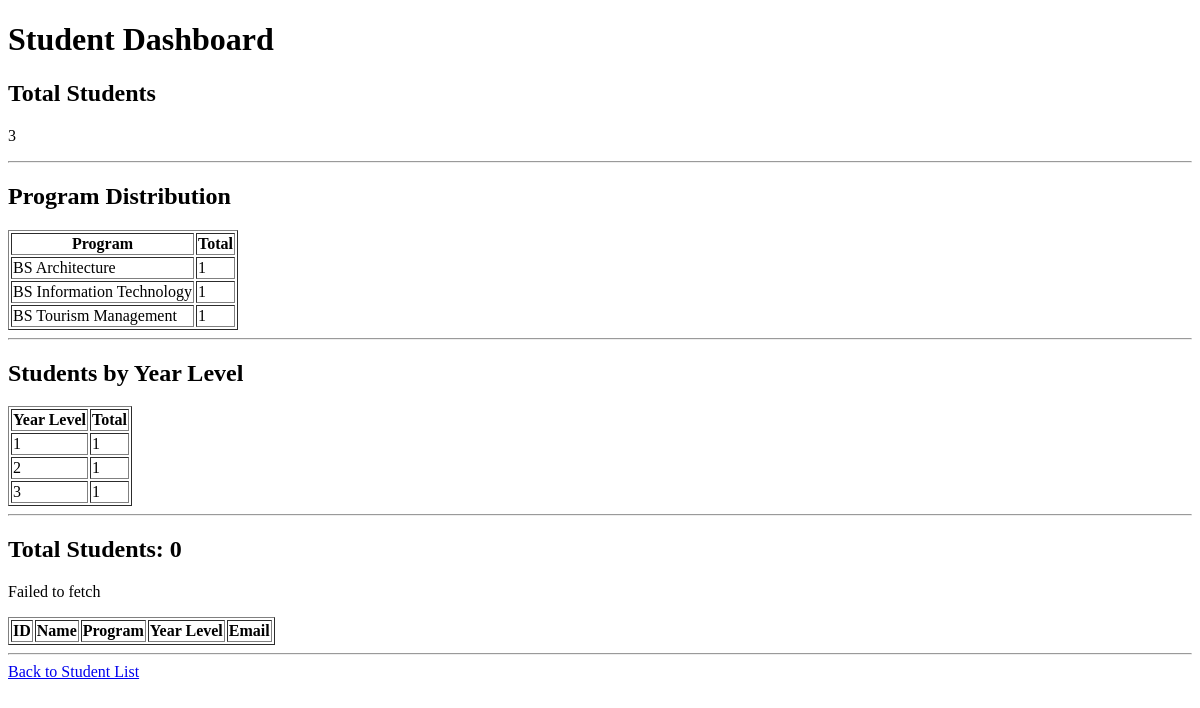
/registration/dashboard/, run on an earlier commit of the app's database.
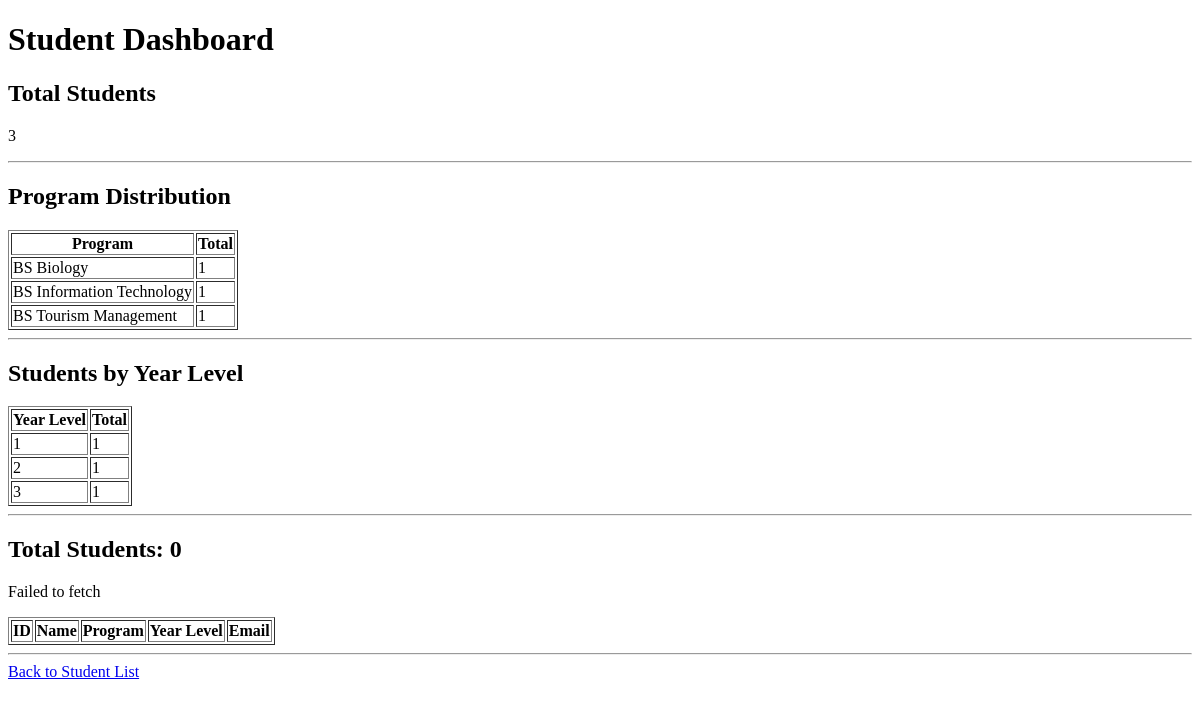
And on a later commit of the database.
### registration/models.py (models this page shows, shortened)
class Student(models.Model):
    student_name = models.CharField(max_length=100)
    program = models.CharField(max_length=100)
    year_level = models.IntegerField()
    email = models.EmailField()

### registration/views.py (the view)
def student_dashboard(request):
    students = Student.objects.all()
    total_students = students.count()
    program_summary = (
        students
        .values('program')
        .annotate(total=Count('id'))
        .order_by('program')
    )
    year_summary = (
        students
        .values('year_level')
        .annotate(total=Count('id'))
        .order_by('year_level')
    )
    return render(
        request,
        'registration/student_dashboard.html',
        {
            'total_students': total_students,
            'program_summary': program_summary,
            'year_summary': year_summary,
        }
    )

### registration/templates/registration/student_dashboard.html (shortened to what this page needs)
{% load static %}
<!DOCTYPE html>
<html>
<head>
</head>
<body>
    <h1>Student Dashboard</h1>
    <h2>Total Students</h2>
    <p>
        {{ total_students }}
    </p>
    <hr>
    <h2>Program Distribution</h2>
    <table border="1">
        <tr>
            <th>Program</th>
            <th>Total</th>
        </tr>
        {% for item in program_summary %}
        <tr>
            <td>{{ item.program }}</td>
            <td>{{ item.total }}</td>
        </tr>
        {% empty %}
        <tr>
            <td colspan="2">
                No program data available.
            </td>
        </tr>
        {% endfor %}
    </table>
    <hr>
    <h2>Students by Year Level</h2>
    <table border="1">
        <tr>
            <th>Year Level</th>
            <th>Total</th>
        </tr>
        {% for item in year_summary %}
        <tr>
            <td>{{ item.year_level }}</td>
            <td>{{ item.total }}</td>
        </tr>
        {% empty %}
        <tr>
            <td colspan="2">
                No year-level data available.
            </td>
        </tr>
        {% endfor %}
    </table>
    <hr>
    <h2>
    Total Students:
    <span id="student-count">0</span>
</h2>
<p id="error-message"></p>
<table border="1" id="student-table">
    <thead>
        <tr>
            <th>ID</th>
            <th>Name</th>
            <th>Program</th>
            <th>Year Level</th>
            <th>Email</th>
        </tr>
    </thead>
</table>
<hr>
    <a href="{% url 'student_list' %}">
        Back to Student List
    </a>
</body>
</html>

What changed in the data, as far as the page shows it:
changed Student: program "BS Architecture" → "BS Biology"
